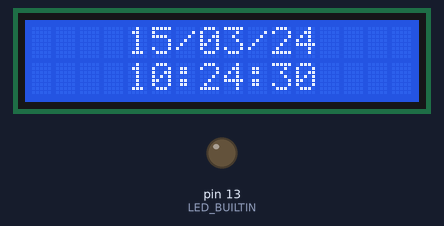
The sketch below on a simulated Arduino Uno, built with avr-gcc and run on an emulated ATmega328P. On the bench: 16×2 character LCD, output pins drawn as LEDs (lit = HIGH). The local clock reads 2024-03-15 10:24:30 at power-on unless the sketch sets it; what the sketch prints to the serial monitor is not drawn.

Above: at 0.1 s.
At 7.1 s:
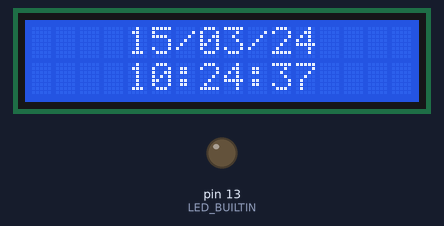
At 12.1 s:
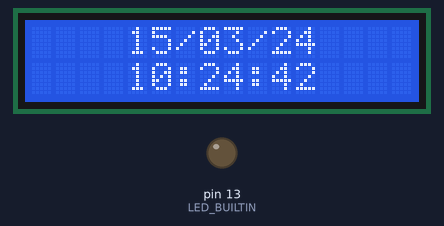
At 18.1 s:
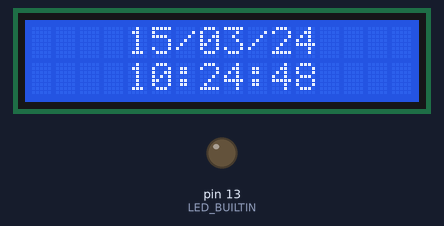
At 26.1 s:
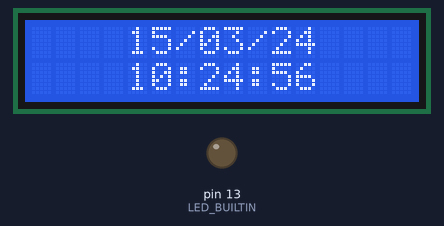
At 37.1 s:
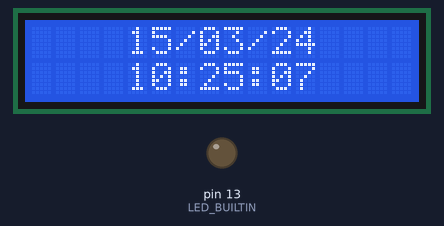

The sketch:

RTC_OLED_Alarm.ino
```cpp
/**********************************************************************
define enum
**********************************************************************/
enum{
  ERROR = 0,
  OK,
  PENDING,
};
/**********************************************************************
define struct
**********************************************************************/

struct TIMEFLAGS{
  unsigned int year   :7;
  unsigned int month  :4;
  unsigned int day    :5;
  unsigned int hour   :5;
  unsigned int minute :6;
  unsigned int second :6;
};
/**********************************************************************
system include
**********************************************************************/
#include <string.h>
#include <stdlib.h>
#include <Wire.h>
#include <LiquidCrystal_I2C.h>
#include "RTClib.h"
/**********************************************************************
user include
**********************************************************************/
/**********************************************************************
user define
**********************************************************************/
#define printf(s) Serial.print(s);
#define BUZZER_PIN 8
#define BUTTON_PIN 2
#define ALARM_HOUR 7
#define ALARM_MINUTE 40

/**********************************************************************
global variables
**********************************************************************/
RTC_DS1307 rtc;
LiquidCrystal_I2C lcd(0x27,16,2);
struct TIMEFLAGS timeFlags;
bool alarmTriggered = false;
int timeOutLCD = 0;
int timerOutLCD = 0;
/**********************************************************************
global functions
**********************************************************************/
void RTC_Init(void);
void RTC_Get(char *Date, char* Time);
void RTC_Set(int year,int month,int day,int hour,int minute,int sec);
void LCD_Ini(void);
void ItoA(int Num, char *Ptr, int Digi);
void showDateTime(void);
void outToggle(char pin);
void silenceAlarm(void);
void soundAlarm(void);
void displayAlarm(void);

void setup() {
  Serial.begin(9600);
  pinMode(LED_BUILTIN,OUTPUT);
  pinMode(BUZZER_PIN,OUTPUT);
  pinMode(BUTTON_PIN, INPUT_PULLUP);
  RTC_Init();
  LCD_Ini();
  // put your setup code here, to run once:
}

void loop() {
  // Get current time from RTC
  DateTime now = rtc.now();

  // 1. FIRST AND MOST IMPORTANT: Check silence button during alarm
  if (alarmTriggered && digitalRead(BUTTON_PIN) == LOW) {
    delay(50); // Wait a moment to confirm button press
    if (digitalRead(BUTTON_PIN) == LOW) {
      silenceAlarm(); // Immediately stop sound and return to normal display
    }
  }

  // 2. Check if it's exactly time to trigger the alarm (only if not already triggered)
  if (now.hour() == ALARM_HOUR && now.minute() == ALARM_MINUTE && !alarmTriggered) {
    alarmTriggered = true; // Activate the alarm - it will now run forever until button press
  }

  // 3. Handle the current state
  if (alarmTriggered) {
    // ALARM IS ACTIVE: Sound buzzer and show only alarm message
    soundAlarm();    // Continuous buzzing
    displayAlarm();  // Only shows "ALARM!" on LCD
  } else {
    // NORMAL OPERATION: No sound, show time/date
    noTone(BUZZER_PIN); // Ensure buzzer is silent
    showDateTime();     // Normal date/time display
  }

  // Small delay for stability
  delay(100);
}

  // put your main code here, to run repeatedly:
/*
@param function:
@param def:
@param in:
@param out:
@param return:
*/
void silenceAlarm() {
  alarmTriggered = false;   // Clear the alarm flag
  noTone(BUZZER_PIN);       // Turn off buzzer immediately
  lcd.clear();              // Clear the alarm message from display
  // Normal display will resume on next loop iteration
}
/*
@param function: void RTC_Init(void)
@param def: Initialize RTC driver
@param in: none
@param out: none
@param return: none
*/
void RTC_Init(void){
  if(rtc.begin() == ERROR){
    printf("fail init RTC\r\n");
  }else{
    printf("RTC OK\r\n");
  }
}
void soundAlarm() {
  // Pulsating "beep-beep-beep" pattern
  unsigned long currentTime = millis();
  if (currentTime % 2000 < 1000) { // Beep for 1 second, off for 1 second
    tone(BUZZER_PIN, 1000); // 1kHz tone
  } else {
    noTone(BUZZER_PIN); // Silence
  }
}
void displayAlarm() {
  lcd.setCursor(0, 0);
  lcd.print("    ALARM!    "); // Center the message
  lcd.setCursor(0, 1);
  lcd.print("  PRESS BUTTON "); // Instructions on second line
}
/*
@param function: void RTC_Get(int year, int month, int day, int hour, int minut, int sec)
@param def: get the date and time
@param in:  none
@param out: date/hour
@param return: none
*/
void RTC_Get(char *Date, char* Time){
  char Tmp[10] = {0};
  DateTime _get = rtc.now();

  timeFlags.year = ((_get.year()-2000));
  timeFlags.month = _get.month();
  timeFlags.day = _get.day();

  timeFlags.hour = _get.hour();
  timeFlags.minute = _get.minute();
  timeFlags.second = _get.second();

  ItoA(timeFlags.day,Tmp,2);
  strcat(Date,Tmp);
  strcat(Date,"/");
  ItoA(timeFlags.month,Tmp,2);
  strcat(Date,Tmp);
  strcat(Date,"/");
  ItoA(timeFlags.year,Tmp,2);
  strcat(Date,Tmp);

  ItoA(timeFlags.hour,Tmp,2);
  strcat(Time,Tmp);
  strcat(Time,":");
  ItoA(timeFlags.minute,Tmp,2);
  strcat(Time,Tmp);
  strcat(Time,":");
  ItoA(timeFlags.second,Tmp,2);
  strcat(Time,Tmp);
}
/*
@param function: void RTC_Set(int year, int month, int day, int hour, int minut, int sec)
@param def:
@param in:
@param out:
@param return:
*/
void RTC_Set(int year,int month,int day,int hour,int minute,int sec){
  rtc.adjust(DateTime(year, month, day, hour, minute, sec));
}
/*
@param function: void LCD_Ini(void)
@param def: Initialize LCD driver
@param in: none
@param out: none
@param return: none
*/
void LCD_Ini(void){
  lcd.init();
  lcd.backlight();
  lcd.clear();
}
/*
@param function: void ItoA(int Num, char *Ptr, int Digi)
@param def:
@param in:
@param out:
@param return:
*/
void ItoA(int Num, char *Ptr, int Digi){
  int i = 0, j = 0;
  do{
    Ptr[i++] = (Num % 10) + 0x30;
    Num /= 10;
  }while(Num > 0);

  if(i < Digi){
    int k = i;
    for(j = 0; j < (Digi - k); j++)
      Ptr[i++] = 0x30;
  }

  char tmp[i + 1];
  memcpy(tmp, (const char*)Ptr, i);

  for(j = 0; j < i; j++)
    *Ptr++ = tmp[i - j - 1];
  *Ptr = 0;
}
/*
@param function:
@param def:
@param in:
@param out:
@param return:
*/
void showDateTime(void){
  char fecha[15] = {0};
  char hora[15] = {0};
  RTC_Get(fecha,hora);

  lcd.setCursor(4,0);
  lcd.print(fecha);
  lcd.setCursor(4,1);
  lcd.print(hora);
}
/*
@param function:
@param def:
@param in:
@param out:
@param return:
*/

/*
@param function:
@param def:
@param in:
@param out:
@param return:
*/
void outToggle(char pin){
  int status = digitalRead(pin);
  digitalWrite(pin,!status);
}
/*
@param function:
@param def:
@param in:
@param out:
@param return:
*/
```

Measured:
- what the display in image 1 shows lasts 1.1 s, from 7.0 s to 8.1 s
